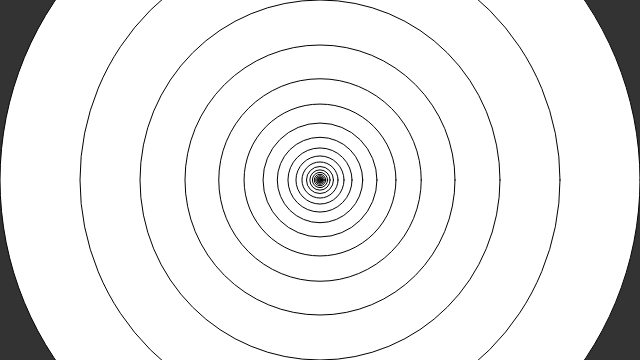
Frame 1 (no input)
Frame 2 (the mouse pressed at the canvas centre, redrawn once): identical to frame 1, image omitted

The p5.js sketch that drew this single still picture (run headless with seeded random() and noise() and a simulated clock; the mouse was pressed at the canvas centre and the sketch redrawn once):

// p5.js sketch
// ── sketch.js
// The Nature of Code
// Daniel Shiffman
// http://natureofcode.com

// Simple Recursion

function setup() {
  createCanvas(640,360);
}

function draw() {
  background(51);
  drawCircle(width/2, height/2, width);
  noLoop();
}

// Very simple function that draws one circle 
// and recursively calls itself
function drawCircle(x, y, r) {
  ellipse(x, y, r, r);
   // Exit condition, stop when radius is too small
  if(r>2) {
    r*=0.75;
    // Call the function inside the function! (recursion!)
    drawCircle(x, y, r, r);
  }
}
